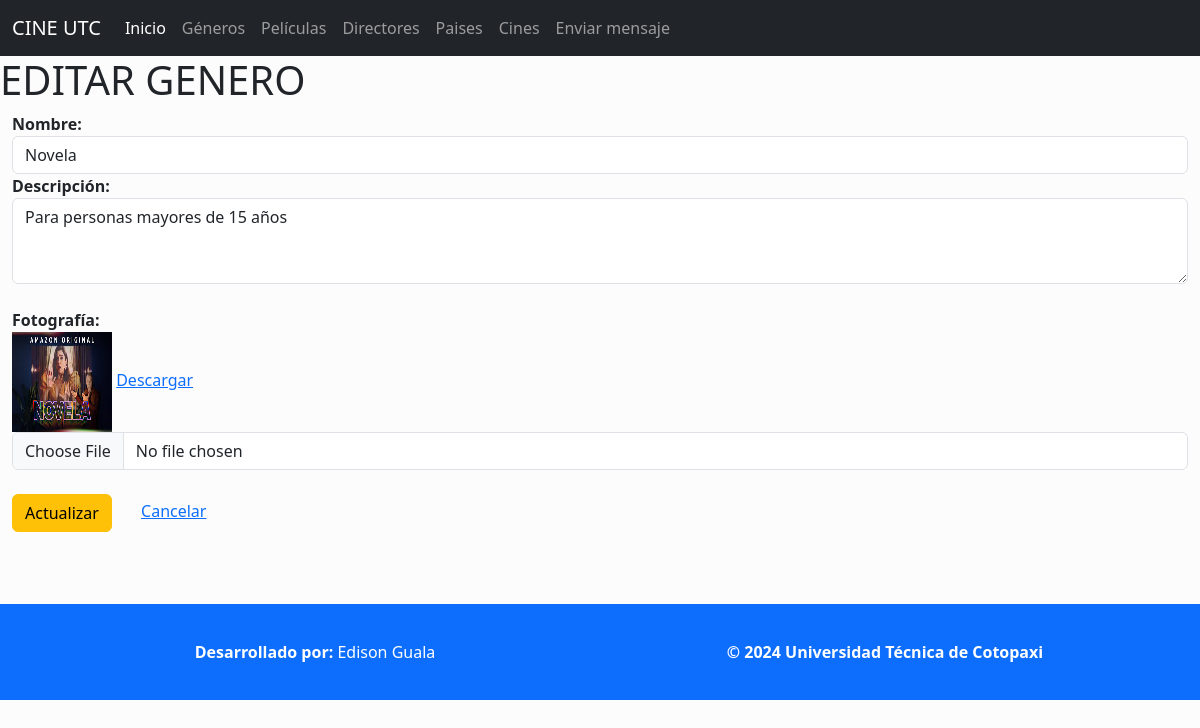
/editarGenero/7, run on the app's committed database.
### Aplicaciones/Cartelera/models.py (models this page shows, shortened)
class Genero(models.Model):
    id=models.AutoField(primary_key=True)
    nombre=models.CharField(max_length=25)
    descripcion=models.CharField(max_length=150, default='')
    foto=models.FileField(upload_to='generos',null=True,blank=True) # para añadir un campo de tipo archivo

### Aplicaciones/Cartelera/views.py (the view)
# urls.py: path('editarGenero/<id>', views.editarGenero, name='editarGenero'),
def editarGenero(request, id):
    generoEditar=Genero.objects.get(id=id)
    return render(request,'editarGenero.html' ,{'generoEditar':generoEditar})

### Aplicaciones/Cartelera/templates/editarGenero.html (shortened to what this page needs)
{% extends "./plantilla.html" %}
{% block body %}
<h1>EDITAR GENERO</h1>
<div class="container-fluid">
    <div class="row">
        <div class="col-md-12">
            <form action="{% url 'procesarActualizacionGenero' %}" enctype="multipart/form-data" method="post">
                <label for=""><b>Nombre:</b></label>
                <input type="text" name="nombre" class="form-control"
                value="{{generoEditar.nombre}}"
                id="nombre" placeholder="Ingrese el nombre del genero">
                <label for=""><b>Descripción:</b></label>
                <textarea name="descripcion" id="descripcion"
                    class="form-control" rows="3"
                    placeholder="Ingrese la descripcion"
                >{{generoEditar.descripcion}}</textarea>
                <br>
                <label for="foto"><b>Fotografía:</b></label>
                {% if generoEditar.foto %}
                    <div>
                        <img src="{{ generoEditar.foto.url }}" alt="Foto actual" height="100px" width="100px">
                        <a download href="{{ generoEditar.foto.url }}">Descargar</a>
                    </div>
                {% endif %}
                <input type="file" name="foto" id="foto" accept="image/*" class="form-control">
                <br>
                <button  type="submit" class="btn btn-warning">
                    Actualizar</button>
                <a href="{% url 'listadoGeneros' %}">Cancelar</a>
            </form>
        </div>
    </div>
</div>
<br>
{% endblock %}

### data on the page
Genero: nombre "Novela", descripcion "Para personas mayores de 15 años", foto (picture)
